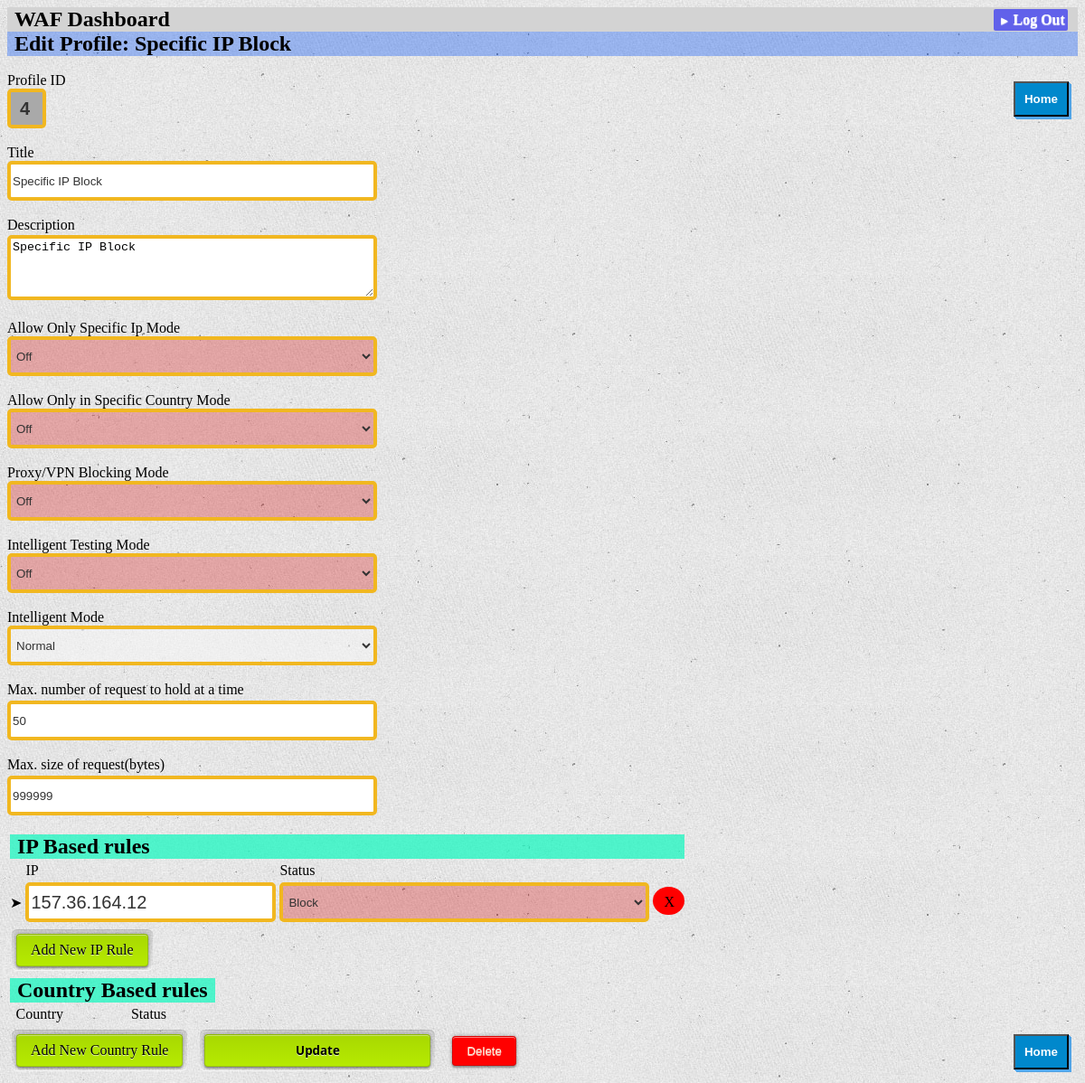
/4/update (signed in), run on the app's committed database.
### tables this page shows
CREATE TABLE 'wafrules' ('profID' INTEGER PRIMARY KEY AUTOINCREMENT NOT NULL, 'onlyallowedip' INTEGER NOT NULL DEFAULT 0 , 'onlyallowedcountries' INTEGER NOT NULL DEFAULT 0 , 'proxyblock' INTEGER NOT NULL DEFAULT 0 , 'intelligenttest' INTEGER NOT NULL DEFAULT 0 , 'description' TEXT, 'requesthold' INTEGER NOT NULL DEFAULT 50, 'maxrcv' INTEGER NOT NULL DEFAULT 999999, intelligentmode varchar(100), title varchar(100));

CREATE TABLE 'ipclients' ('id' INTEGER PRIMARY KEY AUTOINCREMENT NOT NULL, 'ip' TEXT NOT NULL, 'status' INTEGER NOT NULL DEFAULT 0, 'profID' INTEGER NOT NULL, FOREIGN KEY(profID) REFERENCES wafrules(profID));

### wafDashboard/dashboard.py (the view)
@bp.route("/<int:id>/update", methods=("GET", "POST"))
@login_required
def update(id):
    profile = get_profile(id)
    ipclients = get_ipclients(id)
    countryrules = get_countryrule(id)
    if request.method == "POST":
        try:title = request.form["title"]
        except:title=None
        try:description = request.form["description"]
        except:description=None
        try:onlyallowedip = request.form["onlyallowedip"]
        except:onlyallowedip = None
        try:onlyallowedcountries = request.form["onlyallowedcountries"]
        except:onlyallowedcountries = None
        try:proxyblock = request.form["proxyblock"]
        except:proxyblock = None
        try:intelligenttest = request.form["intelligenttest"]
        except:intelligenttest = None
        try:maxrcv = request.form["maxrcv"]
        except:maxrcv = None
        try:requesthold = request.form["requesthold"]
        except:requesthold = None
        try:intelligentmode = request.form["intelligentmode"]
        except:intelligentmode = None
        try:ipclientUpdate = json.loads(request.form["ipclientUpdate"])
        except:ipclientUpdate=None
        try:ipclientAdd = json.loads(request.form["ipclientAdd"])
        except:ipclientAdd=None
        try:ipclientDel = json.loads(request.form["ipclientDel"])
        except:ipclientDel=None
        try:countryruleUpdate = json.loads(request.form["countryruleUpdate"])
        except:countryruleUpdate=None
        try:countryruleAdd = json.loads(request.form["countryruleAdd"])
        except:countryruleAdd=None
        try:countryruleDel = json.loads(request.form["countryruleDel"])
        except:countryruleDel=None
        print(countryruleAdd)
        db = get_db()
        if ipclientUpdate!=None:
            if len(ipclientUpdate)>0:
                for i in ipclientUpdate:
                    ip=None
                    status=None
                    cid=i.split("*")[1]
                    for j in ipclientUpdate[i]:
                        try:
                            if j=="ip":ip=ipclientUpdate[i][j]
                            elif j=="status":status=int(ipclientUpdate[i][j])
                        except:
                            ip=None
                            pass
                    if ip!=None:
                        try:
                            qry="UPDATE ipclients SET ip='"+ip+"', status="+str(status)+" WHERE id = "+str(cid)
                            db.execute(qry)
                            db.commit()
                        except:
                            traceback.print_exc()
                            pass
        db = get_db()
        if ipclientAdd!=None:
            if len(ipclientAdd)>0:
                for i in ipclientAdd:
                    ip=None
                    status=None
                    for j in ipclientAdd[i]:
                        try:
                            if j=="ip":ip=ipclientAdd[i][j]
                            elif j=="status":status=int(ipclientAdd[i][j])
                        except:
                            ip=None
                            pass
                    if ip!=None:
                        try:
                            qry="INSERT INTO ipclients (ip,status,profID) VALUES ('"+ip+"',"+str(status)+","+str(id)+")"
                            db.execute(qry)
                            db.commit()
                        except:
                            traceback.print_exc()
                            pass
        db = get_db()
        if ipclientDel!=None:
            if len(ipclientDel)>0:
                for i in ipclientDel:
                    cid=None
                    try:cid=i.split("*")[1]
                    except:cid=None
                    if cid!=None:
                        try:
                            qry="DELETE FROM ipclients WHERE id="+str(cid)+" AND profID="+str(id)
                            db.execute(qry)
                            db.commit()
                        except:
                            traceback.print_exc()
                            pass
        db = get_db()
        if countryruleUpdate!=None:
            if len(countryruleUpdate)>0:
                for i in countryruleUpdate:
                    country=None
                    countryCode=None
                    status=None
                    cid=i.split("*")[1]
                    for j in countryruleUpdate[i]:
                        try:
                            if j=="country":
                                country=countryruleUpdate[i][j][:-3]
                                countryCode=countryruleUpdate[i][j][-2:]
                            elif j=="status":status=int(countryruleUpdate[i][j])
                        except:
                            country=None
                            countryCode=None
                            pass
                    if country!=None:
                        try:
                            qry="UPDATE countryrule SET country='"+country+"', countryCode='"+countryCode+"', status="+str(status)+" WHERE id = "+str(cid)
                            db.execute(qry)
                            db.commit()
                        except:
                            traceback.print_exc()
                            pass
        db = get_db()
        if countryruleAdd!=None:
            if len(countryruleAdd)>0:
                for i in countryruleAdd:
                    country=None
                    countryCode=None
                    status=None
                    for j in countryruleAdd[i]:
                        try:
                            if j=="country":
                                country=countryruleAdd[i][j][:-3]
                                countryCode=countryruleAdd[i][j][-2:]
                            elif j=="status":status=int(countryruleAdd[i][j])
                        except:
                            country=None
                            countryCode=None
                            pass
                    if country!=None:
                        try:
                            qry="INSERT INTO countryrule (country,countryCode,status,profID) VALUES ('"+country+"','"+countryCode+"',"+str(status)+","+str(id)+")"
                            db.execute(qry)
                            db.commit()
                        except:
                            traceback.print_exc()
                            pass
        db = get_db()
        if countryruleDel!=None:
            if len(countryruleDel)>0:
                for i in countryruleDel:
                    cid=None
                    try:cid=i.split("*")[1]
                    except:cid=None
                    if cid!=None:
                        try:
                            qry="DELETE FROM countryrule WHERE id="+str(cid)+" AND profID="+str(id)
                            db.execute(qry)
                            db.commit()
                        except:
                            traceback.print_exc()
                            pass
        db = get_db()
        parms=""
        l=tuple()
        if description!=None:
            l+=(description,)
            parms+=" description = ?,"
        if title!=None:
            l+=(title,)
            parms+=" title = ?,"
        if onlyallowedip!=None:
            l+=(int(onlyallowedip),)
            parms+=" onlyallowedip = ?,"
        if onlyallowedcountries!=None:
            l+=(int(onlyallowedcountries),)
            parms+=" onlyallowedcountries = ?,"
        if proxyblock!=None:
            l+=(int(proxyblock),)
            parms+=" proxyblock = ?,"
        if intelligenttest!=None:
            l+=(int(intelligenttest),)
            parms+=" intelligenttest = ?,"
        if maxrcv!=None:
            l+=(int(maxrcv),)
            parms+=" maxrcv = ?,"
        if requesthold!=None:
            l+=(int(requesthold),)
            parms+=" requesthold = ?,"
        if intelligentmode!=None:
            l+=(intelligentmode,)
            parms+=" intelligentmode = ?"
        l+=(id,)
        if len(l)>1:
            try:
                db.execute("UPDATE wafrules SET "+parms+" WHERE profID = ?", l)
                db.commit()
            except:
                traceback.print_exc()
                pass
        return redirect(url_for("dashboard.index"))
    else:
        return render_template("update.html", profile=profile,ipclients=ipclients,countryrules=countryrules)

### wafDashboard/templates/update.html (shortened to what this page needs)
{% extends 'base.html' %}
{% block header %}
  <h1>{% block title %}Edit Profile: {{ profile['title'] }}{% endblock %}</h1>
{% endblock %}
{% block content %}
    <form style="display: inline;" name="profile{{ profile['profID'] }}" action="{{ url_for('dashboard.update', id=profile['profID']) }}" id="profile{{ profile['profID'] }}" method="post">
            <br><label>Profile ID<button style="float: right;cursor:pointer;position:relative;right: 0;z-index: 22222;" class="metro three-d" onclick="document.location.href='/';">Home</button></label>
            <input type='text' readonly class="simple-input iwide" style="font-weight: bold;background-color: darkgrey;padding-left:10px;padding-right:10px;max-width: 15px;" value='{{ request.form['profID'] or profile['profID'] }}'>
            <br><label>Title</label>
            <input class="simple-input iwide" name="title" value="{{ request.form['title'] or profile['title'] }}" required>
            <br><label>Description</label><br>
            <textarea style="margin-top: 2px!important;height:60px!important;width:397px;border: 4px solid #F1B720;height: 32px;border-radius: 5px;"  name="description" >{{ request.form['description'] or profile['description'] }}</textarea><br>
            <br><label>Allow Only Specific Ip Mode</label>
            <select onchange="setcolor(this)" class="simple-input sel swide" name="onlyallowedip" type="text" value="{{ request.form['onlyallowedip'] or profile['onlyallowedip'] }}" required>
                {% if profile['onlyallowedip']|string =='1' %}
                <option value="1" selected>On</option>
                <option value="0">Off</option>
                {% else %}
                <option value="0" selected>Off</option>
                {% endif %}
            </select>
            <br><label>Allow Only in Specific Country Mode</label>
            <select onchange="setcolor(this)" class="simple-input sel swide" name="onlyallowedcountries" type="text" value="{{ request.form['onlyallowedcountries'] or profile['onlyallowedcountries'] }}" required>
                {% if profile['onlyallowedcountries']|string=='1' %}
                <option value="1" selected>On</option>
                <option value="0">Off</option>
                {% else %}
                <option value="0" selected>Off</option>
                {% endif %}
            </select>
            <br><label>Proxy/VPN Blocking Mode</label>
            <select onchange="setcolor(this)" class="simple-input sel swide" name="proxyblock" type="text" value="{{ request.form['proxyblock'] or profile['proxyblock'] }}" required>
                {% if profile['proxyblock']|string=='1' %}
                <option value="1" selected>On</option>
                <option value="0">Off</option>
                {% else %}
                <option value="0" selected>Off</option>
                {% endif %}
            </select>
            <br><label>Intelligent Testing Mode</label>
            <select onchange="setcolor(this)" class="simple-input sel swide" name="intelligenttest" type="text" value="{{ request.form['intelligenttest'] or profile['intelligenttest'] }}" required>
                {% if profile['intelligenttest']|string=='1' %}
                <option value="1" selected>On</option>
                <option value="0">Off</option>
                {% else %}
                <option value="0" selected>Off</option>
                {% endif %}
            </select>
            <br><label>Intelligent Mode</label>
            <select onchange="setcolor(this)" class="simple-input sel swide" name="intelligentmode" type="text" value="{{ request.form['intelligentmode'] or profile['intelligentmode'] }}" required>
                {% if profile['intelligentmode']|string=='NORMAL' %}
                <option value="NORMAL" selected>Normal</option>
                {% elif profile['intelligentmode']|string=='HARD' %}
                <option value="NORMAL">Normal</option>
                <option value="HARD" selected>Hard</option>
                <option value="UNDER-ATTACK">Under-Attack(May cause increase in number of FalsePositives!)</option>
                {% else %}
                <option value="NORMAL">Normal</option>
                <option value="HARD">Hard</option>
                <option value="UNDER-ATTACK" selected>Under-Attack(May cause increase in number of FalsePositives!)</option>
                {% endif %}
            </select>
            <br><label>Max. number of request to hold at a time</label>
            <input class="simple-input iwide" style="margin-top: 3px!important;" name="requesthold" value="{{ request.form['requesthold'] or profile['requesthold'] }}" required>
            <br><label>Max. size of request(bytes)</label>
            <input class="simple-input iwide" style="margin-top: 3px!important;" name="maxrcv" value="{{ request.form['maxrcv'] or profile['maxrcv'] }}" required>
            <br>
            <table id="profile*{{ profile['profID'] }}-IPtable">
                <tr><td colspan="8" style="text-align: center;"><h2>IP Based rules</h2></td></tr>
                <tr><td></td><td>IP</td><td>Status</td></tr>
                {% for ipclient in ipclients %}
                    <tr id="ipclientUpdate*{{ ipclient['id'] }}-tr"><td style="max-width: 20px;">➤</td>
                        <td>
                            <input class="simple-input" type='text' id="ipclientUpdate*{{ ipclient['id'] }}-ip" value="{{ ipclient['ip'] }}"" >
                        </td>
                        <td>
                            <select onchange="setcolor(this)" class="simple-input sel swide" id="ipclientUpdate*{{ ipclient['id'] }}-status" >
                                {% if ipclient['status']|string=='1' %}
                                <option value="1" selected>Allow</option>
                                <option value="0">Block</option>
                                {% else %}
                                <option value="0" selected>Block</option>
                                {% endif %}
                            </select>
                        </td>
                        <td>
                            <span onclick="delipclient('ipclientUpdate*{{ ipclient['id'] }}','profile{{ profile['profID'] }}')" style="padding-top: 8px;cursor: pointer;height: 12px;width: 12px!important;border-radius: 50%;background-color: red;padding-left: 12px;padding-right: 11px;padding-bottom: 6px;">X</span>
                        </td>
                    </tr>
                {% endfor %}
            </table>
            <span class="modern socle" onclick="AddIPClient()">Add New IP Rule</span>
            <table id="profile*{{ profile['profID'] }}-Countrytable">
                <tr><td colspan="8" style="text-align: center;"><h2>Country Based rules</h2></td></tr>
                <tr><td></td><td>Country</td><td>Status</td></tr>
            </table>
            <span class="modern socle" onclick="Addcountryrule()">Add New Country Rule</span>
        </form>
        <button style="display: inline;min-width: 250px;" class="modern socle" onclick="frmsub('profile{{ profile['profID'] }}')"><e style="font-family: 'Segoe UI', Tahoma, Geneva, Verdana, sans-serif;font-weight: bold;">Update</e></button>
        <form style="display: inline;" action="{{ url_for('dashboard.delete', id=profile['profID']) }}" method="post">
        <input style="display: inline;color: antiquewhite!important;background-color:red!important;" class="modern socle" type="submit" value="Delete" onclick="return confirm('Are you sure?');">
    </form>
    <button style="float: right;cursor:pointer;position: relative;right: 0;" class="metro three-d" onclick="document.location.href='/';">Home</button>
{% endblock %}

### data on the page
wafrules: title "Specific IP Block", profID "4", description "Specific IP Block", onlyallowedip "Off", onlyallowedcountries "Off", proxyblock "Off", intelligenttest "Off", intelligentmode "Normal", requesthold "50", maxrcv "999999"
ipclients: ip "157.36.164.12", status+id "Block"
